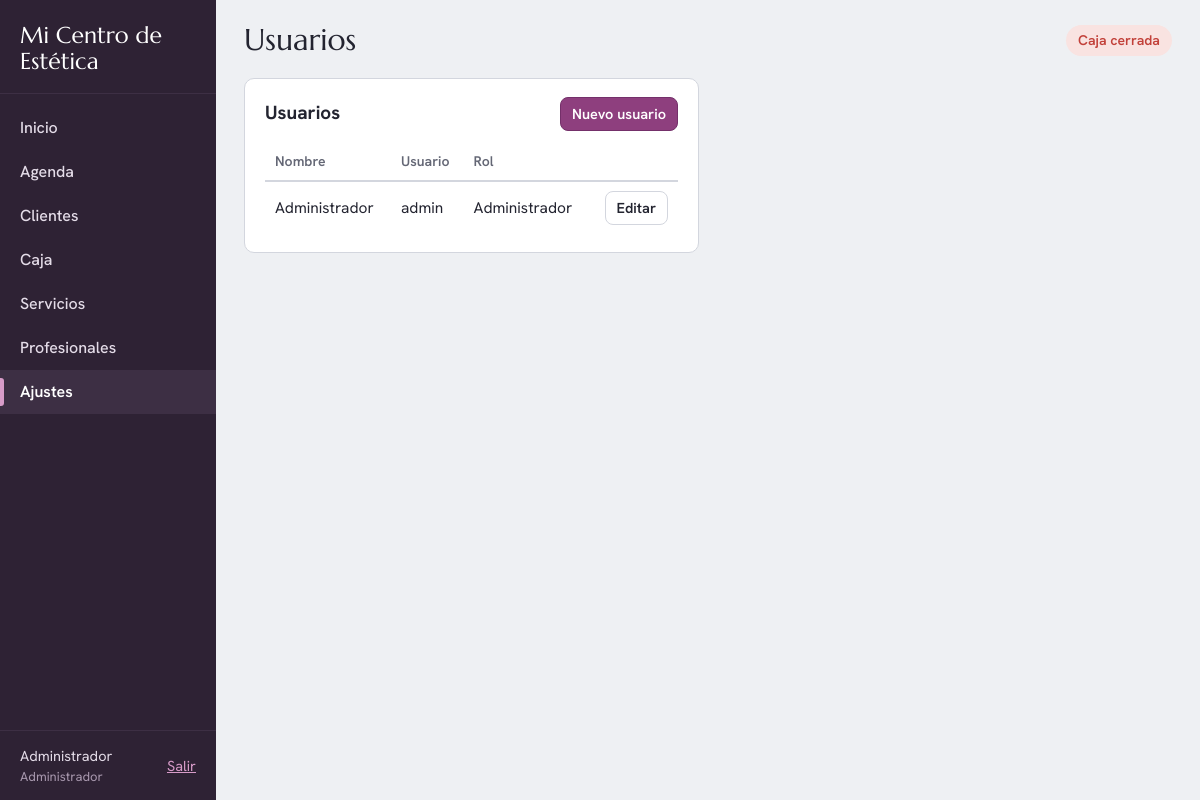
/usuarios.php (signed in), run on the app's committed database.
### tables this page shows
CREATE TABLE IF NOT EXISTS usuarios (
  id             INT AUTO_INCREMENT PRIMARY KEY,
  nombre         VARCHAR(100) NOT NULL,
  usuario        VARCHAR(50)  NOT NULL,
  password_hash  VARCHAR(255) NOT NULL,
  rol            ENUM('admin','recepcion','profesional') NOT NULL DEFAULT 'recepcion',
  profesional_id INT NULL COMMENT 'Para el rol profesional: qué agenda ve',
  activo         TINYINT(1) NOT NULL DEFAULT 1,
  creado         DATETIME NOT NULL DEFAULT CURRENT_TIMESTAMP,
  UNIQUE KEY uk_usuario (usuario),
  CONSTRAINT fk_u_prof FOREIGN KEY (profesional_id) REFERENCES profesionales(id) ON DELETE SET NULL
);

### inc/auth.php (called while the page is built, shortened)
<?php
function usuario()
{
    return isset($_SESSION['usuario']) ? $_SESSION['usuario'] : null;
}
function puede($permiso)
{
    $u = usuario();
    $p = isset(PERMISOS[$u['rol']]) ? PERMISOS[$u['rol']] : [];
    return in_array('*', $p, true) || in_array($permiso, $p, true);
}
function es_profesional()
{
    $u = usuario();
    return $u && $u['rol'] === 'profesional';
}
function url($ruta = '')
{
    static $base = null;
    if ($base === null) {
        $script = str_replace('\\', '/', $_SERVER['SCRIPT_NAME']);
        $dir = rtrim(str_replace('\\', '/', dirname($script)), '/');
        $base = $dir . '/';
    }
    return $base . ltrim($ruta, '/');
}

### inc/db.php (called while the page is built, shortened)
<?php
function db()
{
    static $pdo = null;
    if ($pdo === null) {
        $dsn = 'mysql:host=' . DB_HOST . ';port=' . DB_PORT . ';dbname=' . DB_NAME . ';charset=utf8mb4';
        try {
            $pdo = new PDO($dsn, DB_USER, DB_PASS, [
                PDO::ATTR_ERRMODE            => PDO::ERRMODE_EXCEPTION,
                PDO::ATTR_DEFAULT_FETCH_MODE => PDO::FETCH_ASSOC,
                PDO::ATTR_EMULATE_PREPARES   => false,
            ]);
        } catch (PDOException $ex) {
            require_once __DIR__ . '/ayuda_mysql.php';
            http_response_code(500);
            $raiz = rtrim(str_replace('\\', '/', dirname(str_replace('\\', '/', $_SERVER['SCRIPT_NAME']))), '/');
            if (substr($raiz, -4) === '/api') {
                $raiz = substr($raiz, 0, -4);
            }
            echo '<!DOCTYPE html><html lang="es"><head><meta charset="utf-8"><meta name="viewport" content="width=device-width, initial-scale=1"><title>Sin conexión a la base</title>'
                . '<link rel="stylesheet" href="' . $raiz . '/assets/app.css"></head><body><main class="solo"><div class="login" style="max-width:560px">'
                . '<h1>No se pudo conectar a MySQL</h1>'
                . '<div class="aviso aviso-alerta">' . htmlspecialchars(ayuda_mysql($ex->getMessage())) . '</div>'
                . '<p><small>Detalle técnico: ' . htmlspecialchars($ex->getMessage()) . '</small></p>'
                . '<a class="btn btn-pri btn-bloque" href="' . $raiz . '/diagnostico.php">Ver diagnóstico completo</a>'
                . '</div></main></body></html>';
            exit;
        }
        $pdo->exec("SET time_zone = '" . date('P') . "'");
    }
    return $pdo;
}
function q($sql, array $params = [])
{
    $st = db()->prepare($sql);
    $st->execute($params);
    return $st;
}
function q_all($sql, array $params = [])
{
    return q($sql, $params)->fetchAll();
}
function q_row($sql, array $params = [])
{
    $r = q($sql, $params)->fetch();
    return $r === false ? null : $r;
}

### inc/funciones.php (called while the page is built, shortened)
<?php
function e($s)
{
    return htmlspecialchars((string)$s, ENT_QUOTES, 'UTF-8');
}
function config_get($clave, $def = '')
{
    static $cache = null;
    if ($cache === null) {
        $cache = [];
        foreach (q_all('SELECT clave, valor FROM configuracion') as $r) {
            $cache[$r['clave']] = $r['valor'];
        }
    }
    return array_key_exists($clave, $cache) && $cache[$clave] !== null ? $cache[$clave] : $def;
}

### inc/caja.php (called while the page is built, shortened)
<?php
function caja_abierta()
{
    static $c = false;
    if ($c === false) {
        $c = q_row("SELECT * FROM cajas WHERE estado = 'abierta' ORDER BY id DESC LIMIT 1");
    }
    return $c;
}

### usuarios.php (the view, shortened to what this page needs)
<?php
$usuarios = q_all('SELECT u.*, p.nombre AS profesional FROM usuarios u LEFT JOIN profesionales p ON p.id = u.profesional_id ORDER BY u.activo DESC, u.nombre');
layout_header('Usuarios', ['activo' => 'ajustes.php']);
?>
<div class="grid-2">
  <div class="card">
    <div class="card-cab"><h2>Usuarios</h2><a class="btn btn-pri btn-chico" href="?id=0">Nuevo usuario</a></div>
    <table class="tabla">
      <thead><tr><th>Nombre</th><th>Usuario</th><th>Rol</th><th></th></tr></thead>
      <?php foreach ($usuarios as $x): ?>
        <tr class="<?= $x['activo'] ? '' : 'inactivo' ?>">
          <td><?= e($x['nombre']) ?><?= $x['activo'] ? '' : ' <small>(inactivo)</small>' ?></td>
          <td><?= e($x['usuario']) ?></td>
          <td><?= e(ROLES[$x['rol']]) ?><?= $x['profesional'] ? '<br><small>' . e($x['profesional']) . '</small>' : '' ?></td>
          <td class="acciones"><a class="btn btn-chico" href="?id=<?= (int)$x['id'] ?>">Editar</a></td>
        </tr>
      <?php endforeach; ?>
    </table>
  </div>
</div>
<?php layout_footer(); ?>

### inc/layout.php (shortened to what this page needs)
<?php
function menu_items()
{
    return [
        ['index.php',         'Inicio',                                   'inicio'],
        ['agenda.php',        es_profesional() ? 'Mi agenda' : 'Agenda',  'agenda'],
        ['clientes.php',      'Clientes',                                 'clientes'],
        ['caja.php',          'Caja',                                     'caja'],
        ['servicios.php',     'Servicios',                                'servicios'],
        ['profesionales.php', 'Profesionales',                            'profesionales'],
        ['ajustes.php',       'Ajustes',                                  'ajustes'],
    ];
}
function layout_header($titulo, array $op = [])
{
    $u = usuario();
    $activo = isset($op['activo']) ? $op['activo'] : basename($_SERVER['SCRIPT_NAME']);
    $clase = isset($op['clase']) ? $op['clase'] : '';
    $centro = config_get('nombre_centro', 'Centro de Estética');
    ?>
<!DOCTYPE html>
<html lang="es">
<head>
<link rel="stylesheet" href="<?= url('assets/app.css') ?>?v=1">
</head>
<body class="<?= e($clase) ?>">
<?php if ($u): ?>
<div class="app">
  <aside class="lateral" id="lateral">
    <a class="marca" href="<?= url('index.php') ?>"><?= e($centro) ?></a>
    <nav class="menu">
      <?php foreach (menu_items() as $m):
          $on = ($activo === $m[0]) ? ' class="on" aria-current="page"' : ''; ?>
        <a href="<?= url($m[0]) ?>"<?= $on ?>><?= e($m[1]) ?><?php
          if ($m[0] === 'caja.php') {
              $n = count(turnos_sin_cobrar());
              if ($n > 0) echo ' <span class="cuenta" title="Turnos atendidos sin cobrar">' . $n . '</span>';
          } ?></a>
      <?php endforeach; ?>
    </nav>
    <div class="usuario">
      <span><?= e($u['nombre']) ?><small><?= e(ROLES[$u['rol']]) ?></small></span>
      <a href="<?= url('logout.php') ?>">Salir</a>
    </div>
  </aside>
  <main class="contenido">
    <?php if (empty($op['sin_titulo'])): ?>
    <header class="barra">
      <h1><?= e($titulo) ?></h1>
      <?= estado_caja_pill() ?>
    </header>
    <?php endif; ?>
<?php else: ?>
<main class="solo">
<?php endif;
}
function estado_caja_pill()
{
    $c = caja_abierta();
    return '<a class="pill pill-off" href="' . url('caja.php') . '">Caja cerrada</a>';
}
function layout_footer(array $scripts = [])
{
    if (usuario()) {
        echo "  </main>\n</div>\n";
    } else {
        echo "</main>\n";
    }
    echo "</body>\n</html>";
}

### assets/app.css (style rules this page uses)
:root { --fondo: #eef0f3; --papel: #ffffff; --tinta: #232430; --gris: #646775; --linea: #d3d6de; --linea-suave: #e6e8ed; --ciruela: #2e2234; --ciruela-2: #3d2f44; --ciruela-txt: #e4dce8; --orquidea: #8e3f7e; --orquidea-osc: #74306a; --orquidea-suave: #f4e7f1; --aloe: #2f7d6d; --aloe-suave: #e0f0ec; --ambar: #b7791f; --ambar-suave: #fbf0dc; --coral: #c2413a; --coral-suave: #f9e3e1; --cielo: #3f6fa8; --cielo-suave: #e2ebf6; --radio: 10px; --f-txt: "Hanken", "Segoe UI", system-ui, sans-serif; --f-tit: "Marcellus", Georgia, "Times New Roman", serif; }
* { box-sizing: border-box; }
html { -webkit-text-size-adjust: 100%; }
body { margin: 0; font-family: var(--f-txt); font-size: 16px; line-height: 1.5; color: var(--tinta); background: var(--fondo); font-variant-numeric: tabular-nums; }
a { color: var(--orquidea); }
h1, h2, h3 { line-height: 1.2; margin: 0 0 .6em; }
h1 { font-family: var(--f-tit); font-weight: 400; font-size: 30px; margin: 0; }
h2 { font-size: 19px; font-weight: 700; }
small, .apagado { color: var(--gris); }
.app { display: grid; grid-template-columns: 216px 1fr; min-height: 100vh; }
.lateral { background: var(--ciruela); color: var(--ciruela-txt); display: flex; flex-direction: column; position: sticky; top: 0; height: 100vh; }
.marca { font-family: var(--f-tit); font-size: 23px; line-height: 1.15; color: #fff; text-decoration: none; padding: 22px 20px 18px; border-bottom: 1px solid var(--ciruela-2); display: block; }
.menu { display: flex; flex-direction: column; padding: 12px 0; overflow-y: auto; flex: 1; }
.menu a { color: var(--ciruela-txt); text-decoration: none; padding: 10px 20px; font-size: 16px; font-weight: 500; display: flex; align-items: center; justify-content: space-between; position: relative; }
.menu a.on { background: var(--ciruela-2); color: #fff; font-weight: 600; }
.menu a.on::before { content: ""; position: absolute; left: 0; top: 8px; bottom: 8px; width: 4px; border-radius: 0 3px 3px 0; background: #d79bc8; }
.usuario { padding: 14px 20px; border-top: 1px solid var(--ciruela-2); display: flex; justify-content: space-between; align-items: center; gap: 8px; font-size: 14.5px; }
.usuario small { display: block; color: #a898ae; font-size: 13px; }
.usuario a { color: #d79bc8; }
.contenido { padding: 22px 28px 40px; min-width: 0; }
.barra { display: flex; align-items: center; gap: 12px; margin-bottom: 20px; flex-wrap: wrap; }
.barra h1 { flex: 1; min-width: 0; }
.pill { font-size: 14px; font-weight: 600; padding: 5px 12px; border-radius: 999px; text-decoration: none; white-space: nowrap; }
.pill-off { background: var(--coral-suave); color: var(--coral); }
.card { background: var(--papel); border: 1px solid var(--linea); border-radius: var(--radio); padding: 18px 20px; margin-bottom: 18px; }
.card-cab { display: flex; justify-content: space-between; align-items: baseline; gap: 12px; margin-bottom: 12px; flex-wrap: wrap; }
.card-cab h2, .card-cab h3 { margin: 0; }
.grid-2 { display: grid; grid-template-columns: repeat(2, minmax(0, 1fr)); gap: 18px; }
.grid-2, .grid-3, .grid-2-1 { align-items: start; }
table.tabla { width: 100%; border-collapse: collapse; font-size: 15.5px; }
.tabla th { text-align: left; font-weight: 600; color: var(--gris); font-size: 14px; padding: 8px 10px; border-bottom: 2px solid var(--linea); white-space: nowrap; }
.tabla td { padding: 9px 10px; border-bottom: 1px solid var(--linea-suave); vertical-align: middle; }
.tabla tr:last-child td { border-bottom: 0; }
.tabla .acciones { text-align: right; white-space: nowrap; }
.tabla a { text-decoration: none; font-weight: 600; }
.tabla a.btn { font-weight: 600; }
.btn { font: inherit; font-weight: 600; font-size: 15.5px; display: inline-flex; align-items: center; justify-content: center; gap: 6px; min-height: 42px; padding: 8px 16px; border-radius: 8px; border: 1px solid var(--linea); background: #fff; color: var(--tinta); cursor: pointer; text-decoration: none; white-space: nowrap; }
.btn-pri { background: var(--orquidea); border-color: var(--orquidea-osc); color: #fff; }
.btn-chico { min-height: 34px; padding: 4px 11px; font-size: 14.5px; }

### data on the page
usuarios: nombre "Administrador", rol "Administrador", usuario "admin"

### other printed values
$centro "Mi Centro de Estética"
$m[1] "Inicio"
$m[1] "Agenda"
$m[1] "Clientes"
$m[1] "Caja"
$m[1] "Servicios"
$m[1] "Profesionales"
$m[1] "Ajustes"
$titulo "Usuarios"
